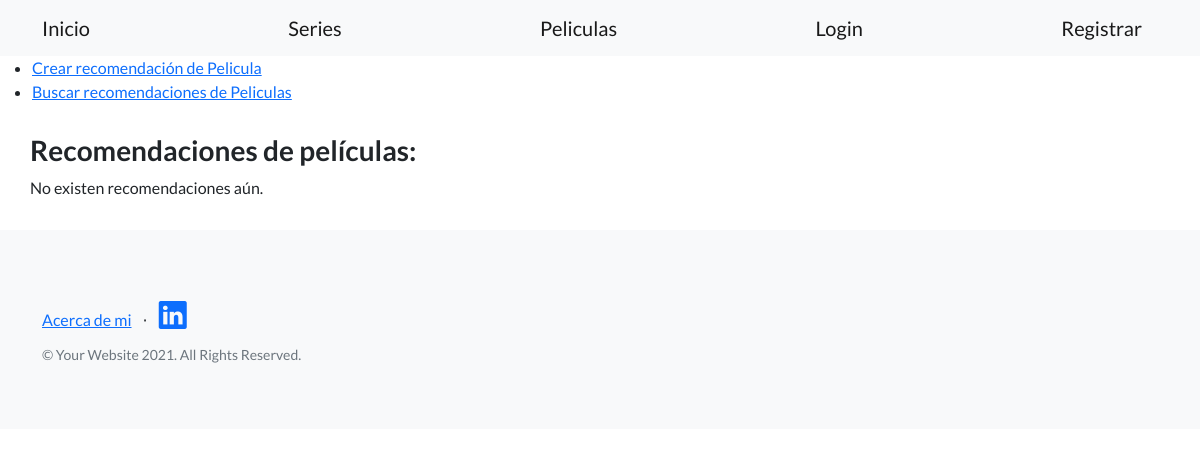
/recomendaciones/peliculas/, run on an earlier commit of the app's database.
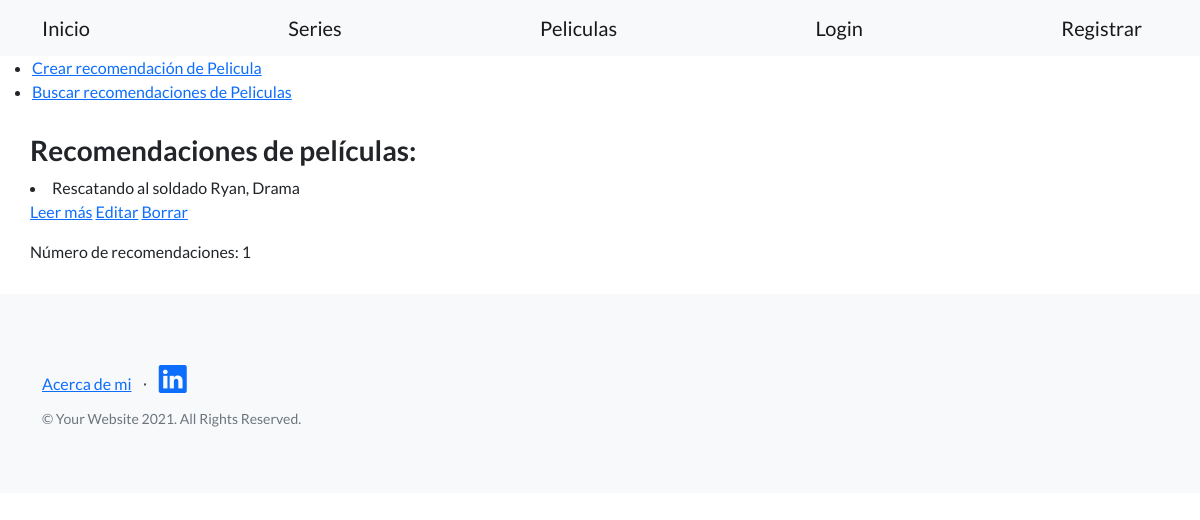
And on a later commit of the database.
### recomendaciones/models.py (models this page shows)
class Peliculas(models.Model):
    nombre = models.CharField(max_length=30)
    categoria = models.CharField(max_length=30)
    netflix = models.BooleanField()
    descripcion = RichTextField(blank=True, null=True)
    author = models.ForeignKey(User, on_delete=models.CASCADE)
    fecha = models.DateTimeField(default=timezone.now)
    def __str__(self):
        return f'{self.nombre}, {self.categoria}'

### recomendaciones/views.py (the view)
# urls.py: path('peliculas/', views.PeliculasLista.as_view(), name = 'lista_peliculas'),
class PeliculasLista(ListView):
    model = Peliculas
    template_name = 'recomendaciones/lista_peliculas.html'

### recomendaciones/templates/recomendaciones/lista_peliculas.html
{% extends 'index/index.html' %}
{% block 'header_block' %}
<ul>
    <li><a href= {% url 'crear_recomendacion_pelicula' %}>Crear recomendación de Pelicula</a></li>
    <li><a href={% url 'busqueda_peliculas' %}>Buscar recomendaciones de Peliculas</a></li>
</ul>
{% endblock 'header_block' %}
{% block body_block %}
    <h3>Recomendaciones de películas:</h3>
    {% for pelicula in object_list %}
        <li>
            {{pelicula}}
            <p>
                <a href={% url 'detalle_pelicula' pelicula.id %}>Leer más</a>
                <a href={% url 'editar_pelicula' pelicula.id %}>Editar</a>
                <a href={% url 'borrar_pelicula' pelicula.id %}>Borrar</a>
            </p>
        </li>
    {% endfor %}
        {% if object_list %}
            Número de recomendaciones: {{ object_list|length }}
        {% else %}
            No existen recomendaciones aún.
        {% endif %}
{% endblock body_block %}

What changed in the data, as far as the page shows it:
added Peliculas: nombre+categoria "Rescatando al soldado Ryan, Drama"
Also different on the page:
{{ object_list|length }}: (not shown) → "1"
text no longer shown: "No existen recomendaciones aún."
text now shown: "Número de recomendaciones:"
